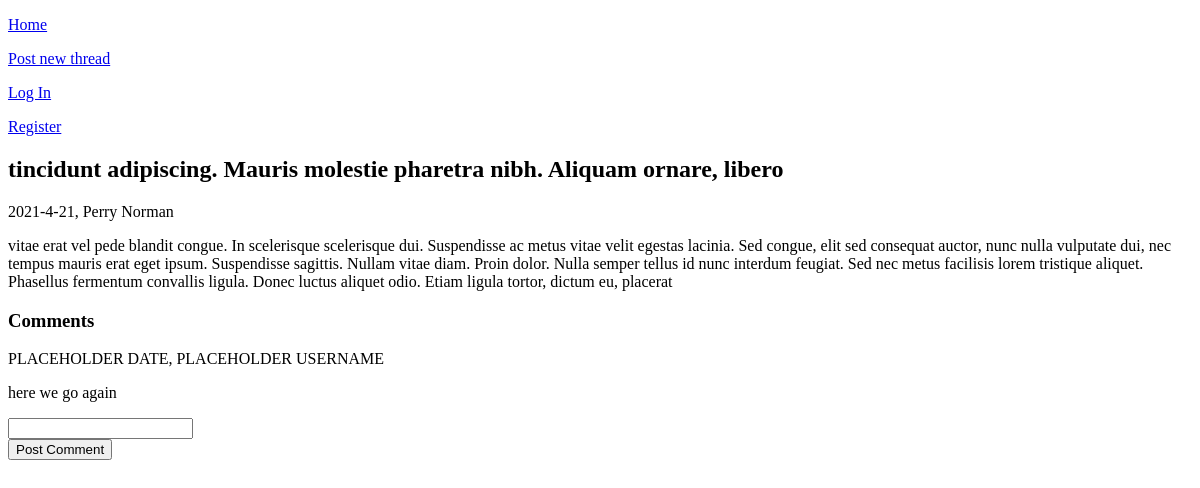
Before: /thread/9 with the older database file.
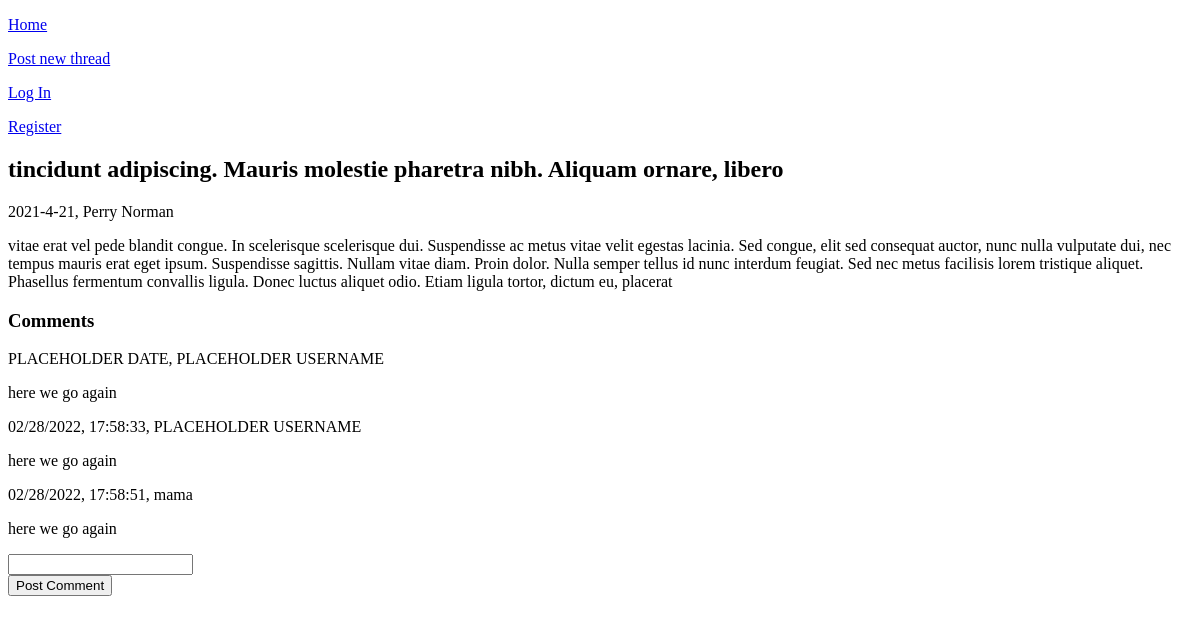
After: the same page with the newer database file.
### tables this page shows
CREATE TABLE threads
(
    thread_id INTEGER PRIMARY KEY AUTOINCREMENT,
    title TEXT NOT NULL,
    body TEXT NOT NULL,
    date_created TEXT NOT NULL,
    user_poster TEXT NOT NULL
);

CREATE TABLE comments
(
    comment_id INTEGER PRIMARY KEY AUTOINCREMENT,
    thread_id INTEGER NOT NULL,
    username TEXT NOT NULL,
    date_created TEXT NOT NULL,
    body TEXT NOT NULL
);

### app.py (the view, shortened to what this page needs)
@app.route("/thread/<int:thread_id>", methods=["GET", "POST"])
def thread(thread_id):
    form = CommentForm()
    db = get_db()
    thread = db.execute("""
        SELECT * FROM threads
        WHERE thread_id = ?;
    """, (thread_id,)).fetchone()
    comments = db.execute("""
        SELECT * FROM comments
        WHERE thread_id = ?;
    """, (thread_id,)).fetchall()
    return render_template("thread.html", thread=thread, comments=comments, form=form)

### forms.py
class CommentForm(FlaskForm):
    body = StringField("Comment:", validators=[InputRequired(), Length(max=5000)])
    submit = SubmitField("Post Comment")

### database.py (called while the page is built)
def get_db():
    if "db" not in g:
        g.db = sqlite3.connect(DATABASE,
            detect_types=sqlite3.PARSE_DECLTYPES
        )
        g.db.row_factory = sqlite3.Row
    return g.db

### templates/thread.html (shortened to what this page needs)
{% extends 'base.html' %}
{% block main_content %}
<h2>{{ thread["title"] }}</h2>
<p>{{ thread["date_created"] }}, {{ thread["user_poster"] }}</p>
<p>{{ thread["body"] }}</p>
<h3>Comments</h3>
{% for comment in comments %}
<p>{{ comment["date_created"] }}, {{ comment["username"] }}</p>
<p>{{ comment["body"] }}</p>
{% endfor %}
<form action="" method="POST" novalidate>
    {{ form.body() }}
    <br/>
    {{ form.submit() }}
</form>
{% endblock %}

### templates/base.html (shortened to what this page needs)
<!DOCTYPE html>
<html lang="en">
<head>
</head>
<body>
    <nav>
        <a href="{{ url_for('index') }}">
            <p>
                Home
            </p>
        </a>
        <a href="{{ url_for('post_thread') }}">
            <p>
                Post new thread
            </p>
        </a>
        <a href="{{ url_for('login') }}">
            <p>
                Log In
            </p>
        </a>
        <a href="{{ url_for('register') }}">
            <p>
                Register
            </p>
        </a>
    </nav>
    {% block main_content %}
    {% endblock %}
</body>
</html>

Changed rows visible on the page:
added comments: date_created "02/28/2022, 17:58:33", username "PLACEHOLDER USERNAME", body "here we go again"
added comments: date_created "02/28/2022, 17:58:51", username "mama", body "here we go again"
